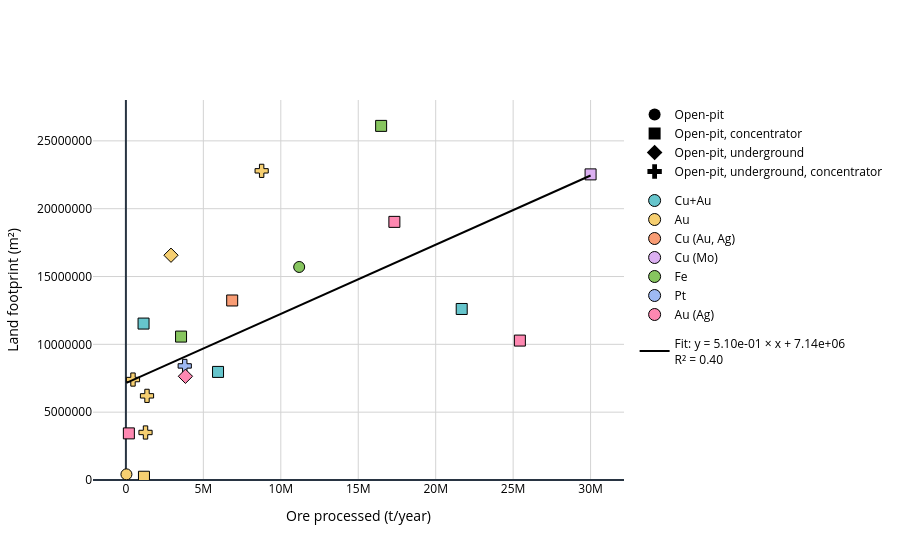

Notebook source saved alongside this figure:
### Code cell
plot_land_vs_ore(
    op,
    x_col="ore_processed_t",
    y_col="land_data?",
    product_col="Main_product",
    label_col="facility_name",
    symbol_col="mining_processing_type",
    x_abs="Ore processed (t/year)",
    y_abs="Land footprint (m²)",
    log_x=False,  # you can try True/False depending on spread
    log_y=False,
    output_html='data/Parametrization/land_vs_ore_open_pit.html'
)

### Figure 1 — Plotly figure (JSON) as saved in the notebook; plotly's stock layout.template omitted (floating-point values rounded to 4 significant figures; data arrays with more than 128 entries replaced by an {"elided": "..."} marker saying what was removed)
{"data": [{"legendgroup": "mining", "marker": {"color": "black", "size": 12, "symbol": 0}, "mode": "markers", "name": "Open-pit", "showlegend": true, "x": [null], "y": [null], "type": "scatter"}, {"legendgroup": "mining", "marker": {"color": "black", "size": 12, "symbol": 1}, "mode": "markers", "name": "Open-pit, concentrator", "showlegend": true, "x": [null], "y": [null], "type": "scatter"}, {"legendgroup": "mining", "marker": {"color": "black", "size": 12, "symbol": 2}, "mode": "markers", "name": "Open-pit, underground", "showlegend": true, "x": [null], "y": [null], "type": "scatter"}, {"legendgroup": "mining", "marker": {"color": "black", "size": 12, "symbol": 3}, "mode": "markers", "name": "Open-pit, underground, concentrator", "showlegend": true, "x": [null], "y": [null], "type": "scatter"}, {"legendgroup": "product", "marker": {"color": "rgb(102, 197, 204)", "line": {"color": "black", "width": 1}, "size": 12, "symbol": "circle"}, "mode": "markers", "name": "Cu+Au", "showlegend": true, "x": [null], "y": [null], "type": "scatter"}, {"legendgroup": "product", "marker": {"color": "rgb(246, 207, 113)", "line": {"color": "black", "width": 1}, "size": 12, "symbol": "circle"}, "mode": "markers", "name": "Au", "showlegend": true, "x": [null], "y": [null], "type": "scatter"}, {"legendgroup": "product", "marker": {"color": "rgb(248, 156, 116)", "line": {"color": "black", "width": 1}, "size": 12, "symbol": "circle"}, "mode": "markers", "name": "Cu (Au, Ag)", "showlegend": true, "x": [null], "y": [null], "type": "scatter"}, {"legendgroup": "product", "marker": {"color": "rgb(220, 176, 242)", "line": {"color": "black", "width": 1}, "size": 12, "symbol": "circle"}, "mode": "markers", "name": "Cu (Mo)", "showlegend": true, "x": [null], "y": [null], "type": "scatter"}, {"legendgroup": "product", "marker": {"color": "rgb(135, 197, 95)", "line": {"color": "black", "width": 1}, "size": 12, "symbol": "circle"}, "mode": "markers", "name": "Fe", "showlegend": true, "x": [null], "y": [null], "type": "scatter"}, {"legendgroup": "product", "marker": {"color": "rgb(158, 185, 243)", "line": {"color": "black", "width": 1}, "size": 12, "symbol": "circle"}, "mode": "markers", "name": "Pt", "showlegend": true, "x": [null], "y": [null], "type": "scatter"}, {"legendgroup": "product", "marker": {"color": "rgb(254, 136, 177)", "line": {"color": "black", "width": 1}, "size": 12, "symbol": "circle"}, "mode": "markers", "name": "Au (Ag)", "showlegend": true, "x": [null], "y": [null], "type": "scatter"}, {"hovertemplate": "Facility: Mount Polley<br>Ore processed (t/year): 5,948,239<br>Land footprint (m²): 7,967,835", "legendgroup": "data", "marker": {"color": "rgb(102, 197, 204)", "line": {"color": "black", "width": 1}, "size": 11, "symbol": 1}, "mode": "markers", "name": "Cu+Au", "showlegend": false, "text": "Mount Polley", "x": [5948000.0], "y": [7968000.0], "type": "scatter"}, {"hovertemplate": "Facility: Elk<br>Ore processed (t/year): 33,245<br>Land footprint (m²): 416,737", "legendgroup": "data", "marker": {"color": "rgb(246, 207, 113)", "line": {"color": "black", "width": 1}, "size": 11, "symbol": 0}, "mode": "markers", "name": "Au", "showlegend": false, "text": "Elk", "x": [33240.0], "y": [416700.0], "type": "scatter"}, {"hovertemplate": "Facility: Copper Mountain<br>Ore processed (t/year): 6,862,152<br>Land footprint (m²): 13,233,210", "legendgroup": "data", "marker": {"color": "rgb(248, 156, 116)", "line": {"color": "black", "width": 1}, "size": 11, "symbol": 1}, "mode": "markers", "name": "Cu (Au, Ag)", "showlegend": false, "text": "Copper Mountain", "x": [6862000.0], "y": [13230000.0], "type": "scatter"}, {"hovertemplate": "Facility: Gibraltar<br>Ore processed (t/year): 30,000,000<br>Land footprint (m²): 22,527,999", "legendgroup": "data", "marker": {"color": "rgb(220, 176, 242)", "line": {"color": "black", "width": 1}, "size": 11, "symbol": 1}, "mode": "markers", "name": "Cu (Mo)", "showlegend": false, "text": "Gibraltar", "x": [30000000.0], "y": [22530000.0], "type": "scatter"}, {"hovertemplate": "Facility: Red Chris<br>Ore processed (t/year): 1,139,000<br>Land footprint (m²): 11,531,647", "legendgroup": "data", "marker": {"color": "rgb(102, 197, 204)", "line": {"color": "black", "width": 1}, "size": 11, "symbol": 1}, "mode": "markers", "name": "Cu+Au", "showlegend": false, "text": "Red Chris", "x": [1139000.0], "y": [11530000.0], "type": "scatter"}, {"hovertemplate": "Facility: Mount Milligan<br>Ore processed (t/year): 21,680,000<br>Land footprint (m²): 12,606,786", "legendgroup": "data", "marker": {"color": "rgb(102, 197, 204)", "line": {"color": "black", "width": 1}, "size": 11, "symbol": 1}, "mode": "markers", "name": "Cu+Au", "showlegend": false, "text": "Mount Milligan", "x": [21680000.0], "y": [12610000.0], "type": "scatter"}, {"hovertemplate": "Facility: Scully<br>Ore processed (t/year): 3,560,000<br>Land footprint (m²): 10,572,189", "legendgroup": "data", "marker": {"color": "rgb(135, 197, 95)", "line": {"color": "black", "width": 1}, "size": 11, "symbol": 1}, "mode": "markers", "name": "Fe", "showlegend": false, "text": "Scully", "x": [3560000.0], "y": [10570000.0], "type": "scatter"}, {"hovertemplate": "Facility: Carol Lake<br>Ore processed (t/year): 16,478,000<br>Land footprint (m²): 26,104,649", "legendgroup": "data", "marker": {"color": "rgb(135, 197, 95)", "line": {"color": "black", "width": 1}, "size": 11, "symbol": 1}, "mode": "markers", "name": "Fe", "showlegend": false, "text": "Carol Lake", "x": [16480000.0], "y": [26100000.0], "type": "scatter"}, {"hovertemplate": "Facility: Rainy River<br>Ore processed (t/year): 8,764,000<br>Land footprint (m²): 22,789,723", "legendgroup": "data", "marker": {"color": "rgb(246, 207, 113)", "line": {"color": "black", "width": 1}, "size": 11, "symbol": 3}, "mode": "markers", "name": "Au", "showlegend": false, "text": "Rainy River", "x": [8764000.0], "y": [22790000.0], "type": "scatter"}, {"hovertemplate": "Facility: Fox Complex<br>Ore processed (t/year): 457,000<br>Land footprint (m²): 7,405,086", "legendgroup": "data", "marker": {"color": "rgb(246, 207, 113)", "line": {"color": "black", "width": 1}, "size": 11, "symbol": 3}, "mode": "markers", "name": "Au", "showlegend": false, "text": "Fox Complex", "x": [457000.0], "y": [7405000.0], "type": "scatter"}, {"hovertemplate": "Facility: Hemlo (Williams)<br>Ore processed (t/year): 1,266,009<br>Land footprint (m²): 3,503,071", "legendgroup": "data", "marker": {"color": "rgb(246, 207, 113)", "line": {"color": "black", "width": 1}, "size": 11, "symbol": 3}, "mode": "markers", "name": "Au", "showlegend": false, "text": "Hemlo (Williams)", "x": [1266000.0], "y": [3503000.0], "type": "scatter"}, {"hovertemplate": "Facility: Magino<br>Ore processed (t/year): 1,165,551<br>Land footprint (m²): 240,469", "legendgroup": "data", "marker": {"color": "rgb(246, 207, 113)", "line": {"color": "black", "width": 1}, "size": 11, "symbol": 1}, "mode": "markers", "name": "Au", "showlegend": false, "text": "Magino", "x": [1166000.0], "y": [240500.0], "type": "scatter"}, {"hovertemplate": "Facility: Lac des Iles<br>Ore processed (t/year): 3,798,000<br>Land footprint (m²): 8,409,093", "legendgroup": "data", "marker": {"color": "rgb(158, 185, 243)", "line": {"color": "black", "width": 1}, "size": 11, "symbol": 3}, "mode": "markers", "name": "Pt", "showlegend": false, "text": "Lac des Iles", "x": [3798000.0], "y": [8409000.0], "type": "scatter"}, {"hovertemplate": "Facility: Detour Lake<br>Ore processed (t/year): 25,434,854<br>Land footprint (m²): 10,276,967", "legendgroup": "data", "marker": {"color": "rgb(254, 136, 177)", "line": {"color": "black", "width": 1}, "size": 11, "symbol": 1}, "mode": "markers", "name": "Au (Ag)", "showlegend": false, "text": "Detour Lake", "x": [25430000.0], "y": [10280000.0], "type": "scatter"}, {"hovertemplate": "Facility: Bloom Lake<br>Ore processed (t/year): 11,187,000<br>Land footprint (m²): 15,702,688", "legendgroup": "data", "marker": {"color": "rgb(135, 197, 95)", "line": {"color": "black", "width": 1}, "size": 11, "symbol": 0}, "mode": "markers", "name": "Fe", "showlegend": false, "text": "Bloom Lake", "x": [11190000.0], "y": [15700000.0], "type": "scatter"}, {"hovertemplate": "Facility: Kiena<br>Ore processed (t/year): 191,148<br>Land footprint (m²): 3,436,361", "legendgroup": "data", "marker": {"color": "rgb(254, 136, 177)", "line": {"color": "black", "width": 1}, "size": 11, "symbol": 1}, "mode": "markers", "name": "Au (Ag)", "showlegend": false, "text": "Kiena", "x": [191100.0], "y": [3436000.0], "type": "scatter"}, {"hovertemplate": "Facility: Casa Berardi<br>Ore processed (t/year): 1,361,450<br>Land footprint (m²): 6,202,897", "legendgroup": "data", "marker": {"color": "rgb(246, 207, 113)", "line": {"color": "black", "width": 1}, "size": 11, "symbol": 3}, "mode": "markers", "name": "Au", "showlegend": false, "text": "Casa Berardi", "x": [1361000.0], "y": [6203000.0], "type": "scatter"}, {"hovertemplate": "Facility: Canadian Malartic<br>Ore processed (t/year): 17,332,900<br>Land footprint (m²): 19,028,718", "legendgroup": "data", "marker": {"color": "rgb(254, 136, 177)", "line": {"color": "black", "width": 1}, "size": 11, "symbol": 1}, "mode": "markers", "name": "Au (Ag)", "showlegend": false, "text": "Canadian Malartic", "x": [17330000.0], "y": [19030000.0], "type": "scatter"}, {"hovertemplate": "Facility: nan<br>Ore processed (t/year): 3,842,649<br>Land footprint (m²): 7,644,289", "legendgroup": "data", "marker": {"color": "rgb(254, 136, 177)", "line": {"color": "black", "width": 1}, "size": 11, "symbol": 2}, "mode": "markers", "name": "Au (Ag)", "showlegend": false, "text": "nan", "x": [3843000.0], "y": [7644000.0], "type": "scatter"}, {"hovertemplate": "Facility: nan<br>Ore processed (t/year): 2,911,000<br>Land footprint (m²): 16,569,167", "legendgroup": "data", "marker": {"color": "rgb(246, 207, 113)", "line": {"color": "black", "width": 1}, "size": 11, "symbol": 2}, "mode": "markers", "name": "Au", "showlegend": false, "text": "nan", "x": [2911000.0], "y": [16570000.0], "type": "scatter"}, {"legendgroup": "fit", "line": {"color": "black", "width": 2}, "mode": "lines", "name": "Fit: y = 5.10e-01 × x + 7.14e+06<br>R² = 0.40", "showlegend": true, "x": {"elided": "200 float values"}, "y": {"elided": "200 float values"}, "type": "scatter"}], "layout": {"font": {"color": "black"}, "legend": {"bgcolor": "rgba(0,0,0,0)", "groupclick": "toggleitem"}, "xaxis": {"title": {"text": "Ore processed (t/year)"}, "gridcolor": "lightgray", "type": "linear"}, "yaxis": {"title": {"text": "Land footprint (m²)"}, "gridcolor": "lightgray", "rangemode": "tozero", "tickformat": "d", "type": "linear"}, "title": {"text": ""}, "paper_bgcolor": "white", "plot_bgcolor": "white"}}
